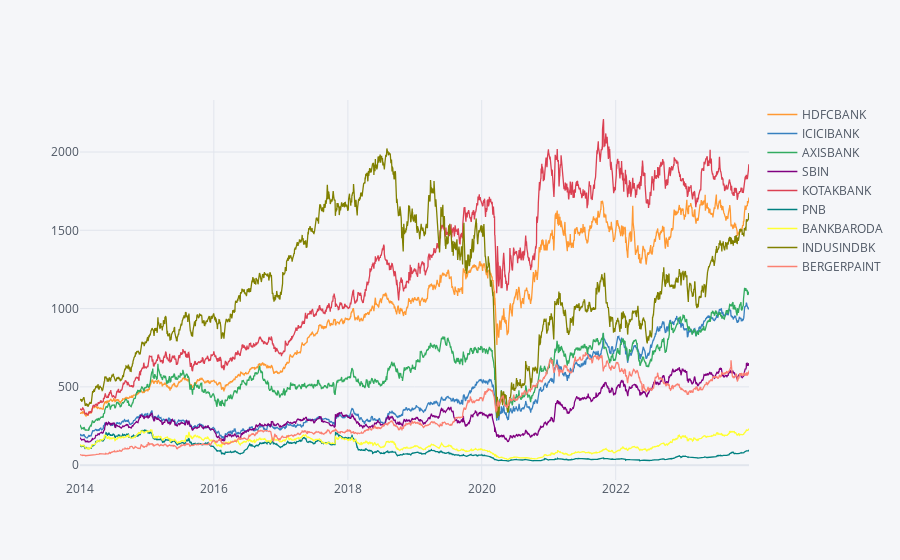

The notebook cell this image was saved under:
### Markdown cell above
# PLOT.LY

### Code cell
bank_stocks.xs(key='Close',axis=1,level=1).iplot()

### Figure 1 — Plotly figure (JSON) as saved in the notebook; plotly's stock layout.template omitted (floating-point values rounded to 4 significant figures; data arrays with more than 128 entries replaced by an {"elided": "..."} marker saying what was removed)
{"data": [{"line": {"color": "rgba(255, 153, 51, 1.0)", "dash": "solid", "shape": "linear", "width": 1.3}, "mode": "lines", "name": "HDFCBANK", "text": "", "type": "scatter", "x": {"elided": "2465 str values"}, "y": {"elided": "2465 float values"}}, {"line": {"color": "rgba(55, 128, 191, 1.0)", "dash": "solid", "shape": "linear", "width": 1.3}, "mode": "lines", "name": "ICICIBANK", "text": "", "type": "scatter", "x": {"elided": "2465 str values"}, "y": {"elided": "2465 float values"}}, {"line": {"color": "rgba(50, 171, 96, 1.0)", "dash": "solid", "shape": "linear", "width": 1.3}, "mode": "lines", "name": "AXISBANK", "text": "", "type": "scatter", "x": {"elided": "2465 str values"}, "y": {"elided": "2465 float values"}}, {"line": {"color": "rgba(128, 0, 128, 1.0)", "dash": "solid", "shape": "linear", "width": 1.3}, "mode": "lines", "name": "SBIN", "text": "", "type": "scatter", "x": {"elided": "2465 str values"}, "y": {"elided": "2465 float values"}}, {"line": {"color": "rgba(219, 64, 82, 1.0)", "dash": "solid", "shape": "linear", "width": 1.3}, "mode": "lines", "name": "KOTAKBANK", "text": "", "type": "scatter", "x": {"elided": "2465 str values"}, "y": {"elided": "2465 float values"}}, {"line": {"color": "rgba(0, 128, 128, 1.0)", "dash": "solid", "shape": "linear", "width": 1.3}, "mode": "lines", "name": "PNB", "text": "", "type": "scatter", "x": {"elided": "2465 str values"}, "y": {"elided": "2465 float values"}}, {"line": {"color": "rgba(255, 255, 51, 1.0)", "dash": "solid", "shape": "linear", "width": 1.3}, "mode": "lines", "name": "BANKBARODA", "text": "", "type": "scatter", "x": {"elided": "2465 str values"}, "y": {"elided": "2465 float values"}}, {"line": {"color": "rgba(128, 128, 0, 1.0)", "dash": "solid", "shape": "linear", "width": 1.3}, "mode": "lines", "name": "INDUSINDBK", "text": "", "type": "scatter", "x": {"elided": "2465 str values"}, "y": {"elided": "2465 float values"}}, {"line": {"color": "rgba(251, 128, 114, 1.0)", "dash": "solid", "shape": "linear", "width": 1.3}, "mode": "lines", "name": "BERGERPAINT", "text": "", "type": "scatter", "x": {"elided": "2465 str values"}, "y": {"elided": "2465 float values"}}], "layout": {"legend": {"bgcolor": "#F5F6F9", "font": {"color": "#4D5663"}}, "paper_bgcolor": "#F5F6F9", "plot_bgcolor": "#F5F6F9", "title": {"font": {"color": "#4D5663"}}, "xaxis": {"gridcolor": "#E1E5ED", "showgrid": true, "tickfont": {"color": "#4D5663"}, "title": {"font": {"color": "#4D5663"}, "text": ""}, "zerolinecolor": "#E1E5ED"}, "yaxis": {"gridcolor": "#E1E5ED", "showgrid": true, "tickfont": {"color": "#4D5663"}, "title": {"font": {"color": "#4D5663"}, "text": ""}, "zerolinecolor": "#E1E5ED"}}}
